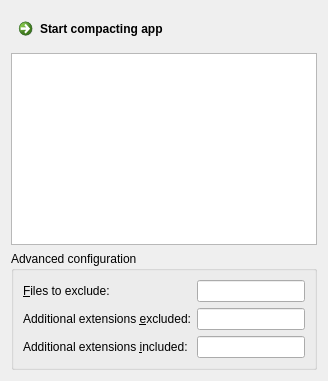
      <widget class="QWidget" name="page_compact">
       <layout class="QVBoxLayout" name="verticalLayout_7">
        <item>
         <widget class="QCommandLinkButton" name="compact_start">
          <property name="text">
           <string>Start compacting app</string>
          </property>
         </widget>
        </item>
        <item>
         <widget class="QTextBrowser" name="compact_output"/>
        </item>
        <item>
         <widget class="QGroupBox" name="groupBox_3">
          <property name="title">
           <string>Advanced configuration</string>
          </property>
          <layout class="QFormLayout" name="formLayout_3">
           <item row="0" column="0">
            <widget class="QLabel" name="label_7">
             <property name="text">
              <string>&amp;Files to exclude:</string>
             </property>
             <property name="buddy">
              <cstring>appcompactor_filesexcluded</cstring>
             </property>
            </widget>
           </item>
           <item row="0" column="1">
            <widget class="QLineEdit" name="appcompactor_filesexcluded">
             <property name="toolTip">
              <string>&lt;p&gt;Enter a pipe-separated list of filenames to exclude from compression.  Wildcards are not accepted.&lt;/p&gt;&lt;p&gt;&lt;strong&gt;Example:&lt;/strong&gt; &lt;code&gt;msvcm90.dll|msvcp90.dll|mscvr90.dll&lt;/code&gt;&lt;/p&gt;</string>
             </property>
            </widget>
           </item>
           <item row="1" column="0">
            <widget class="QLabel" name="label_8">
             <property name="text">
              <string>Additional extensions &amp;excluded:</string>
             </property>
             <property name="buddy">
              <cstring>appcompactor_additionalextensionsexcluded</cstring>
             </property>
            </widget>
           </item>
           <item row="1" column="1">
            <widget class="QLineEdit" name="appcompactor_additionalextensionsexcluded">
             <property name="toolTip">
              <string>&lt;p&gt;Enter a pipe-separated list of file extensions to exclude from compression.  Wildcards are not accepted.&lt;/p&gt;&lt;p&gt;&lt;strong&gt;Example:&lt;/strong&gt; &lt;code&gt;pyd|irc&lt;/code&gt;&lt;/p&gt;</string>
             </property>
            </widget>
           </item>
           <item row="2" column="0">
            <widget class="QLabel" name="label_9">
             <property name="text">
              <string>Additional extensions &amp;included:</string>
             </property>
             <property name="buddy">
              <cstring>appcompactor_additionalextensionsincluded</cstring>
             </property>
            </widget>
           </item>
           <item row="2" column="1">
            <widget class="QLineEdit" name="appcompactor_additionalextensionsincluded">
             <property name="toolTip">
              <string>&lt;p&gt;Enter a pipe-separated list of additional file extensions to compress.  Wildcards are not accepted.&lt;/p&gt;&lt;p&gt;&lt;strong&gt;Example:&lt;/strong&gt; &lt;code&gt;example|beta&lt;/code&gt;&lt;/p&gt;</string>
             </property>
            </widget>
           </item>
          </layout>
         </widget>
        </item>
       </layout>
      </widget>
